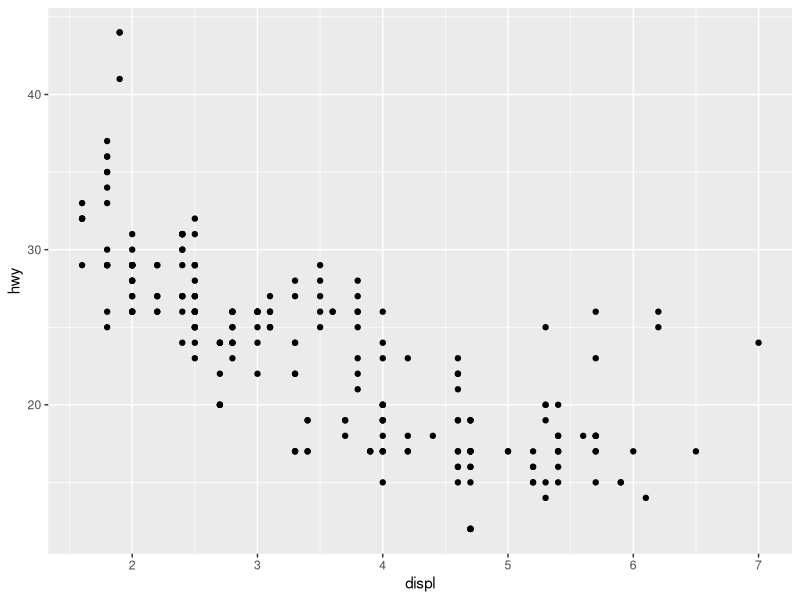
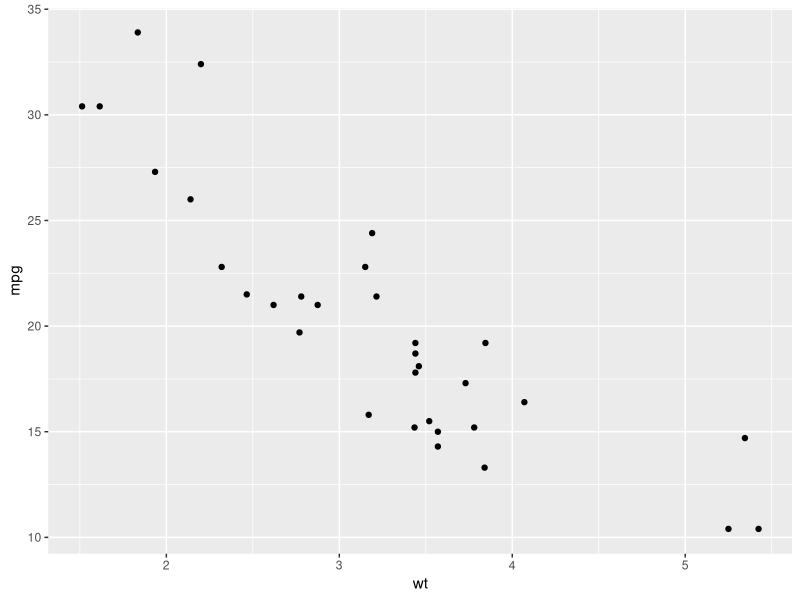
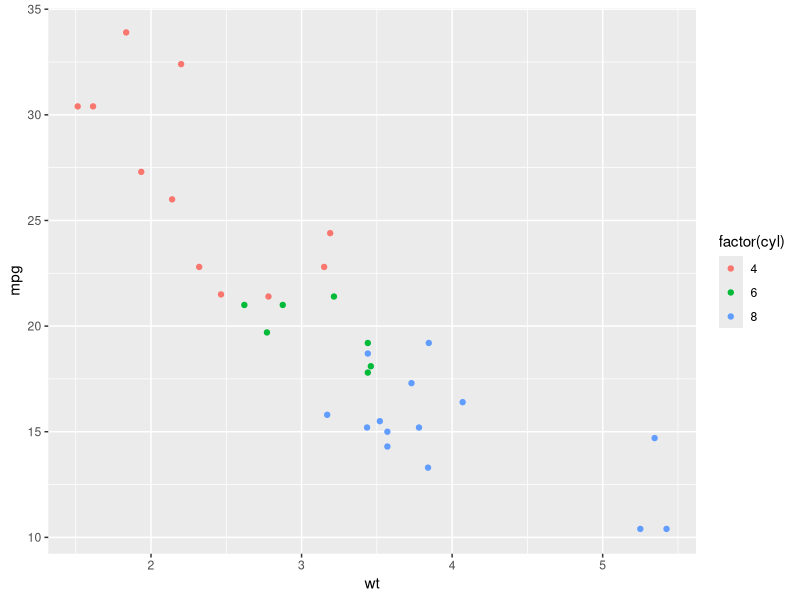
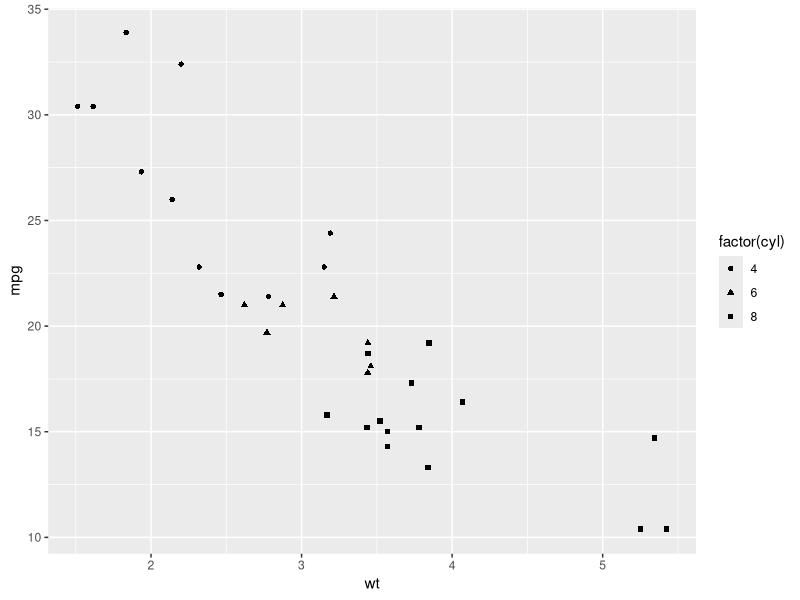
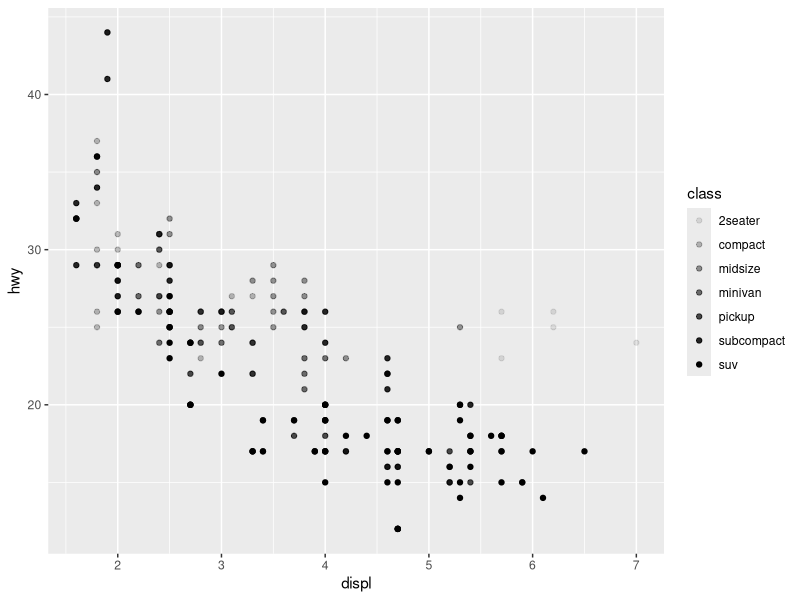
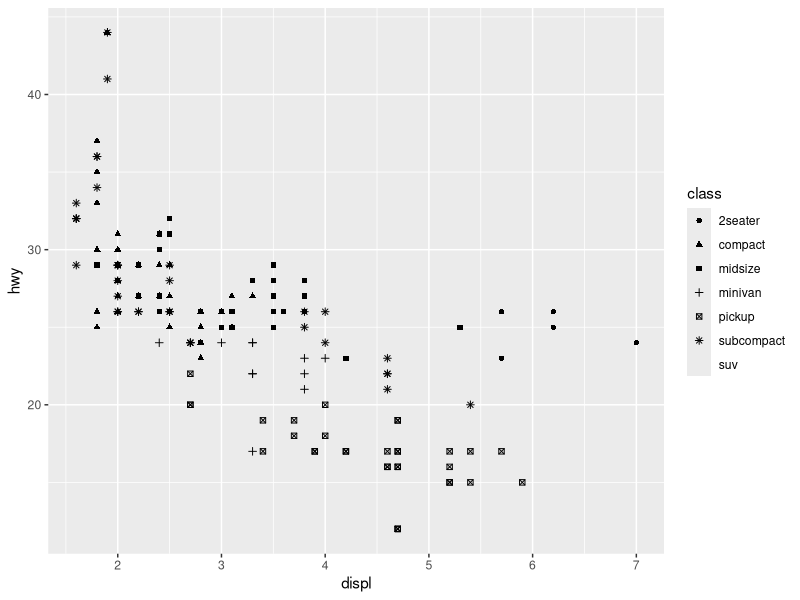
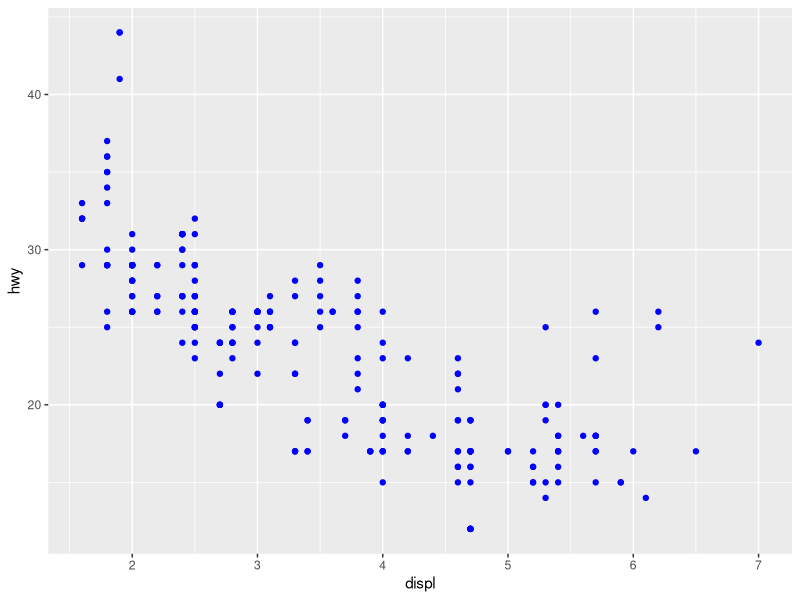
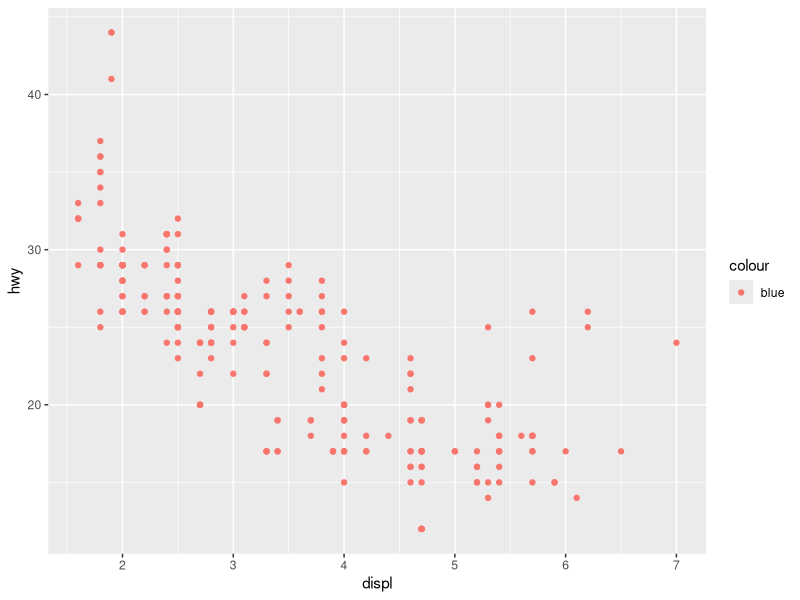

Write the R code that produced these figures, in order.
?geom_point
vignette("ggplot2-specs")
colors()

library(tidyverse)

ggplot(data = mpg) + geom_point(mapping = aes(x = displ, y = hwy))

# ggplot(data = <DATA>) + <GEOM_FUNCTION>(mapping = aes(<MAPPINGS>))

p <- ggplot(mtcars, aes(wt, mpg))
p + geom_point()

# Add aesthetic mappings
p + geom_point(aes(colour = factor(cyl)))

p + geom_point(aes(shape = factor(cyl)))

ggplot(data = mpg) + 
  geom_point(mapping = aes(x = displ, y = hwy, alpha = class))
# Warning message:
# Using alpha for a discrete variable is not advised.

# NOTE: '+' comes at end of line.

ggplot(data = mpg) +
  geom_point(mapping = aes(x = displ, y = hwy, shape = class))
# Warning messages:
# 1: The shape palette can deal with a maximum of 6 discrete values because
# more than 6 becomes difficult to discriminate; you have 7. Consider
# specifying shapes manually if you must have them. 
# 2: Removed 62 rows containing missing values (geom_point).

# Correct usage.
ggplot(data = mpg) + 
  geom_point(mapping = aes(x = displ, y = hwy), color = "blue")

# Incorrect usage.
ggplot(data = mpg) + 
  geom_point(mapping = aes(x = displ, y = hwy, color = "blue"))

ggplot(data = mpg) + 
  geom_point(mapping = aes(x = displ, y = hwy, color = displ < 5))

ggplot(data = mpg) + 
  geom_point(mapping = aes(x = displ, y = hwy)) + 
  facet_wrap(~ class, nrow = 2)

ggplot(data = mpg) + 
  geom_point(mapping = aes(x = displ, y = hwy)) + 
  facet_grid(drv ~ cyl)

ggplot(data = mpg) + 
  geom_point(mapping = aes(x = displ, y = hwy)) +
  facet_grid(drv ~ .)

ggplot(data = mpg) + 
  geom_point(mapping = aes(x = displ, y = hwy)) +
  facet_grid(. ~ cyl)

?facet_wrap

ggplot(data = mpg) + 
  geom_point(mapping = aes(x = displ, y = hwy)) +
  geom_smooth(mapping = aes(x = displ, y = hwy))

ggplot(data = mpg) + 
  geom_smooth(mapping = aes(x = displ, y = hwy, linetype = drv))

# Original
ggplot(data = mpg) + 
  geom_point(mapping = aes(x = displ, y = hwy, color = drv)) +
  geom_smooth(mapping = aes(x = displ, y = hwy, linetype = drv, color = drv))

